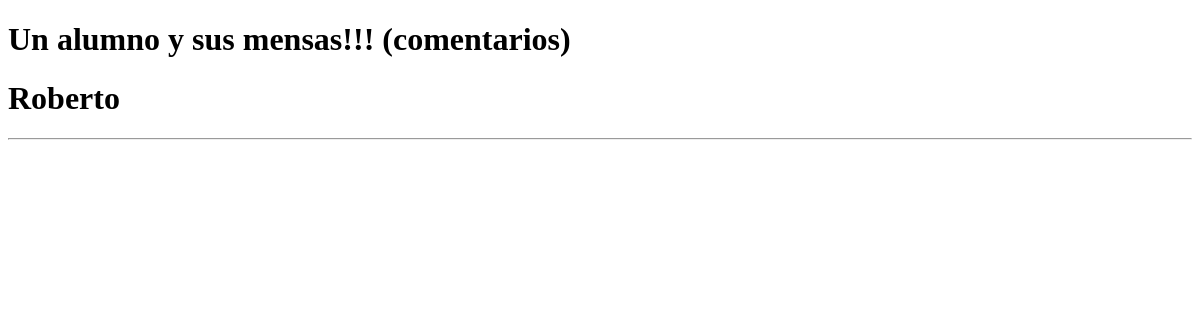
The page /alumno/1/ on the database as committed earlier.
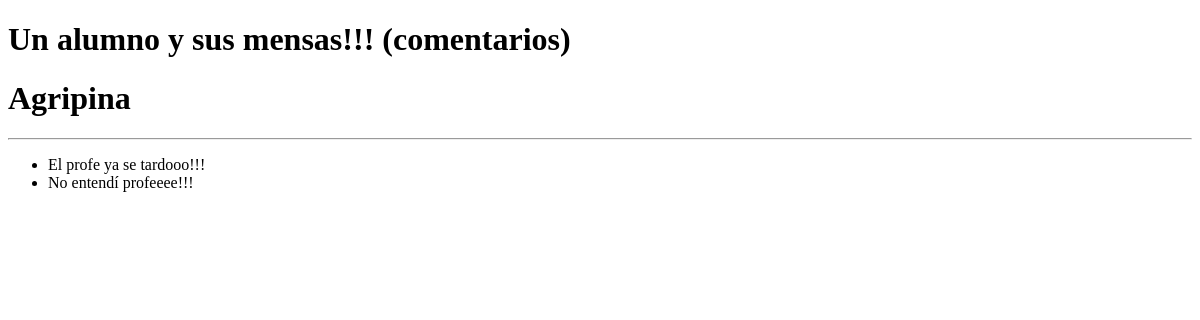
The same page on the database as committed later.
### alumno/models.py (models this page shows, shortened)
class Alumno(models.Model):
    apaterno = models.CharField(max_length=50, verbose_name="Apellido Paterno")
    amaterno = models.CharField(max_length=50, verbose_name="Apellido Materno")
    nombre = models.CharField(max_length=100, verbose_name="Nombre (s)")
    fecha_nacimiento = models.DateField(verbose_name="Fecha de Nacimiento", null=False, blank=False)
    fecha_ingreso = models.DateField(verbose_name="Fecha de Ingreso", null=False, blank=False)
    class Meta:
        db_table="Alumnos"
        verbose_name="Alumno"
        verbose_name_plural="Alumnos"

class Frase(models.Model):
    comentario = models.TextField(verbose_name="Comentario",max_length="400")
    alumno_fk = models.ForeignKey(Alumno, on_delete=models.CASCADE)
    class Meta:
        verbose_name="Frase"
        verbose_name_plural="Frase"

### alumno/views.py (the view)
# urls.py: path('alumno/<int:id>/', views.Alumno_vista),
def Alumno_vista(request,id):
    alumno = get_object_or_404(Alumno,id=id)
    return render(request, 'alumno.html',{'objeto':alumno})

### alumno/templates/Alumno.html (shortened to what this page needs)
<!DOCTYPE html>
<html lang="en">
<head>
</head>
<body>
    <h1>Un alumno y sus mensas!!! (comentarios)</h1>
    <h1> {{objeto.nombre}} </h1>
    <hr>
    <ul>
        {% for i  in objeto.frase_set.all %}
            <li> {{i.comentario}} </li>
        {% endfor %}
    </ul>
</body>
</html>

Rows that differ between the two databases and show on the page:
changed Alumno: nombre "Roberto" → "Agripina"
added Frase: comentario "El profe ya se tardooo!!!"
added Frase: comentario "No entendí profeeee!!!"
